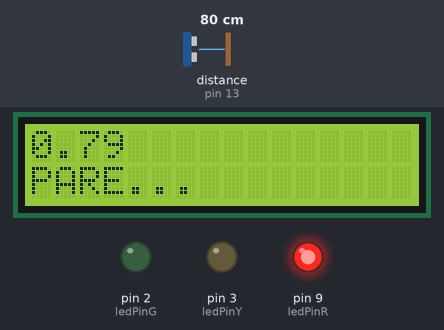
Bench run of a sketch on a simulated Arduino Uno, built with avr-gcc and run on an emulated ATmega328P. On the bench: 16×2 character LCD, output pins drawn as LEDs (lit = HIGH). Wiring (inferred from the names in the program): ultrasonic range finder: trigger pin 10; echo pin 13. The test bench sets the inputs (shaded band); at power-on: distance to the obstacle (sensor on pin 13) 80 cm. The echo pulse lasts 58.3 µs per cm; pins used as bus, display or sensor lines are not drawn; what the sketch prints to the serial monitor is not drawn.

Above: at 1.2 s.
1.3 s: distance to the obstacle (sensor on pin 13) set to 97 cm
At 2.7 s:
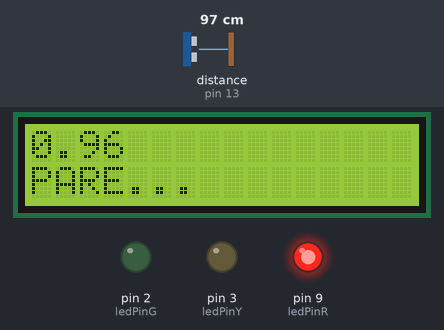
3.0 s: distance to the obstacle (sensor on pin 13) set to 105 cm
At 3.7 s:
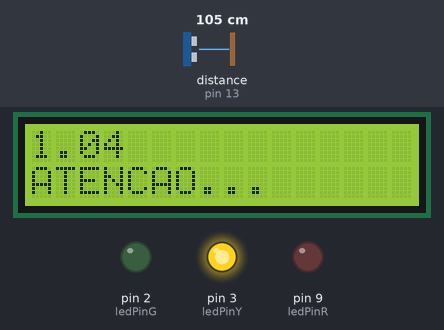
4.6 s: distance to the obstacle (sensor on pin 13) set to 250 cm
At 7.1 s:
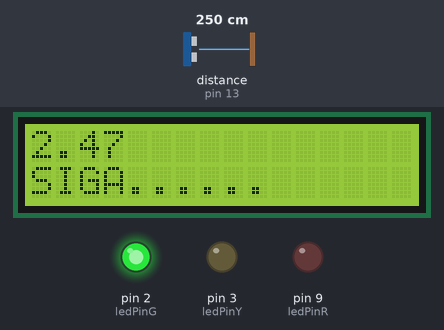
Timing chart, 0 to 8.6 s (numbered marks = the images above; inputs shaded):
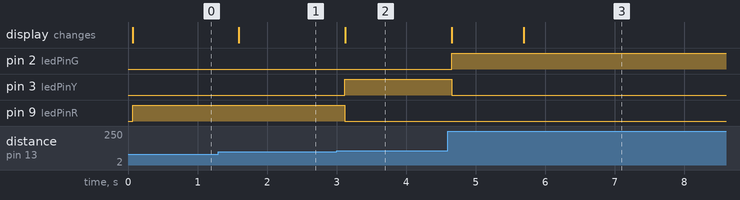

Measured:
- the behaviour switches between 101 and 102 cm on distance to the obstacle (sensor on pin 13) (found by bisection; images 1 and 2)
- after the input at 1.3 s, the display: changes after 0.29 s (image 1)
- after the input at 3.0 s, pin 3 (ledPinY): LOW → HIGH after 0.12 s; pin 9 (ledPinR): HIGH → LOW after 0.12 s; the display: changes after 0.12 s (image 2)
- after the input at 4.6 s, pin 2 (ledPinG): LOW → HIGH after 0.06 s; pin 3 (ledPinY): HIGH → LOW after 0.06 s; the display: first changes after 0.06 s (image 3 shows a later state)

The sketch:

prova1bim1.ino
```cpp
#include <LiquidCrystal.h>

#define pinTrig 10
#define pinEcho 13

#define ledPinR 9
#define ledPinY 3
#define ledPinG 2

LiquidCrystal led(12, 11, 4, 5, 6, 7);

const float velSom = 0.000340;

void setup()
{
  led.begin(16,2);
  led.setCursor(0,0);

  pinMode(pinEcho, INPUT);
  pinMode(pinTrig, OUTPUT);

  pinMode(ledPinR, OUTPUT);
  pinMode(ledPinY, OUTPUT);
  pinMode(ledPinG, OUTPUT);

  Serial.begin(9600);
}

void loop()
{
  DispararPulso();

  float tempoEcho = pulseIn(pinEcho, HIGH);
  Serial.println(Distancia(tempoEcho));

  float dist = Distancia(tempoEcho);

  led.setCursor(0,0);
  led.print(dist);

  if ( dist <= 1 )
  {
    digitalWrite(ledPinR, HIGH);
    digitalWrite(ledPinY, LOW);
    digitalWrite(ledPinG, LOW);
    Serial.println("led VERMELHO...");
    led.setCursor(0,1);
    led.print("PARE...");
  }
  else if ( dist <= 2 and dist > 1 )
  {
    digitalWrite(ledPinR, LOW);
    digitalWrite(ledPinY, HIGH);
    digitalWrite(ledPinG, LOW);
    Serial.println("led AMARELO...");
    led.setCursor(0,1);
    led.print("ATENCAO...");
  }
  else
  {
    digitalWrite(ledPinR, LOW);
    digitalWrite(ledPinY, LOW);
    digitalWrite(ledPinG, HIGH);
    Serial.println("led VERDE...");
    led.setCursor(0,1);
    led.print("SIGA...");
  }

  delay(500);
}

void DispararPulso(){

  	digitalWrite(pinTrig, HIGH);
  	delayMicroseconds(10);
    digitalWrite(pinTrig, LOW);
}

float Distancia(float tempo){

	return((tempo*velSom)/2);
}
```
